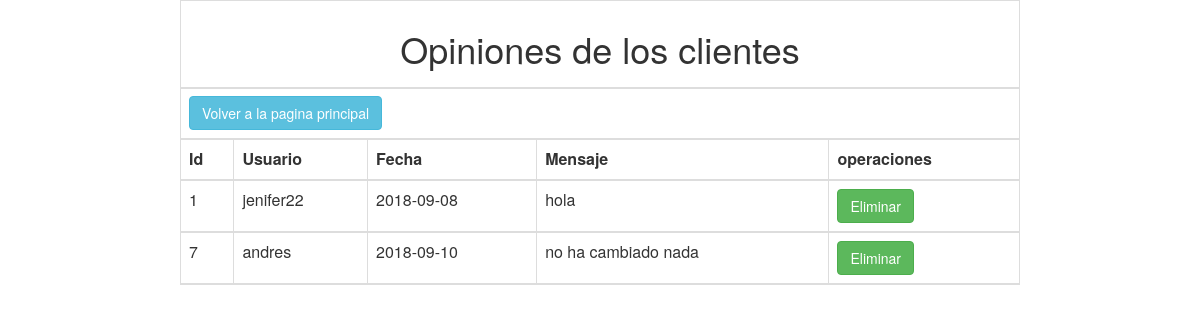
Page /Vista/Administrador/veropiniones.php (signed in) on the committed database.
### tables this page shows
CREATE TABLE IF NOT EXISTS `comentario` (
  `id` int(11) NOT NULL AUTO_INCREMENT,
  `usuario` varchar(45) DEFAULT NULL,
  `fecha` date DEFAULT NULL,
  `mensaje` mediumtext,
  PRIMARY KEY (`id`)
);

### Vista/Administrador/veropiniones.php (the view, shortened to what this page needs)
<?php
require("../../Modelo/conexion.php");
?>
<html>
<head>
        <link rel="stylesheet" href="css/bootstrap.min.css"/>
    </head>
<body background="img/ejemplo.jpg">
<center>
<table class="table table-bordered" style="max-width: 70%; margin: auto;">
        <thead>
        <tr>
            <th colspan="8"><h1 align="center">Opiniones de los clientes</h1></th>
        <tr>
<tr>
<th colspan="12"><a href="inicio_administrador.php" style="color: white"><button class="btn btn-info">Volver a la pagina principal</button></a>
    <tr>
        <td><b>Id</b></td>
        <td><b>Usuario</b></td>
        <td><b>Fecha</b></td>
        <td><b>Mensaje</b></td>
        <th colspan="2">operaciones</th>
   </tr>
<?php
$consulta=("SELECT * FROM comentario");
$resultado=mysqli_query($con, $consulta);
while($usuario = mysqli_fetch_array($resultado)){ ?>
    <tr>
        <td><?php echo $usuario['id']; ?></td>
        <td><?php echo $usuario['usuario']; ?></td>
        <td><?php echo $usuario['fecha']; ?></td>
        <td><?php echo $usuario['mensaje']; ?></td>
        <th><a href="../../Controlador/Administrador/eliminaropinion.php?id=<?php echo $usuario['id'];?>" style="color:white"><button class="btn btn-success">Eliminar</button></a></th>
    </tr>
<?php } ?>
</table>
</center>
</body>
<html>

### Vista/Administrador/veropiniones.php (style rules this page uses)
body { background-image: url(../../Vista/Administrador/Img/fondo.jpg); }

### rows in the picture
comentario: id "1", usuario "jenifer22", fecha "2018-09-08", mensaje "hola"
comentario: id "7", usuario "andres", fecha "2018-09-10", mensaje "no ha cambiado nada"
